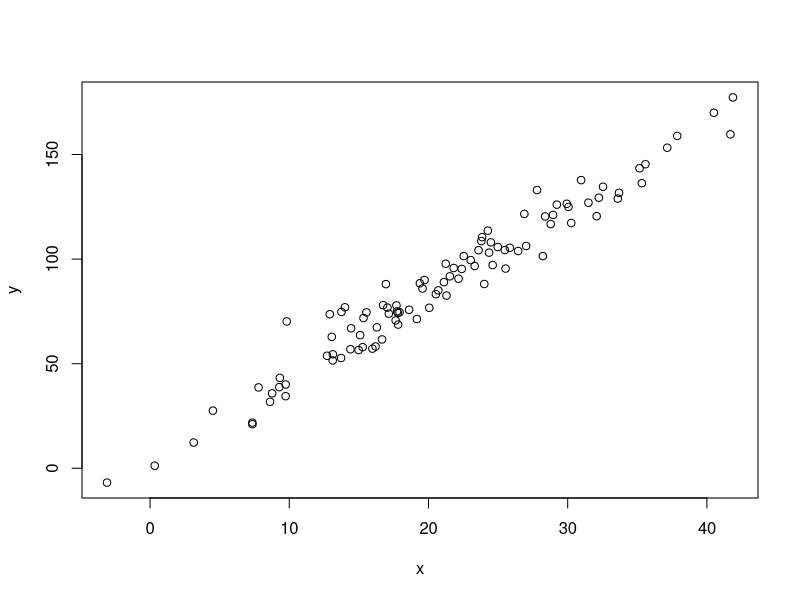
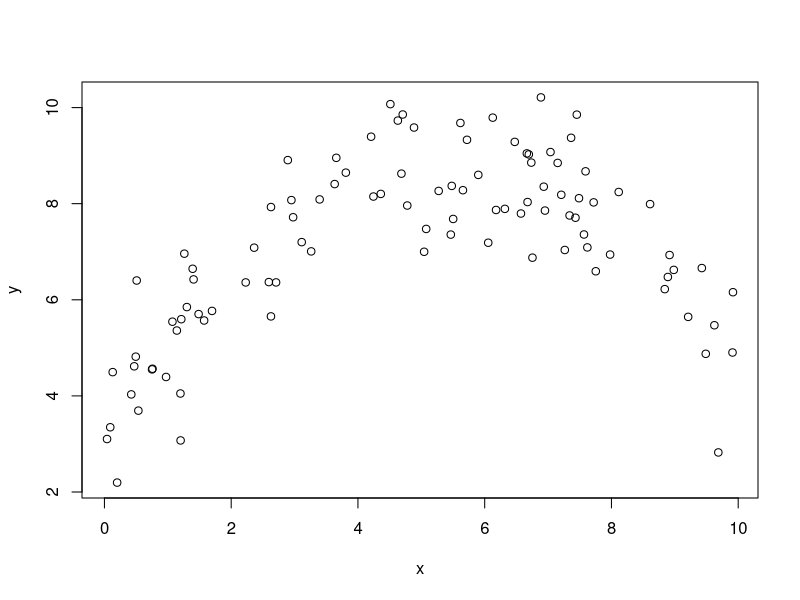
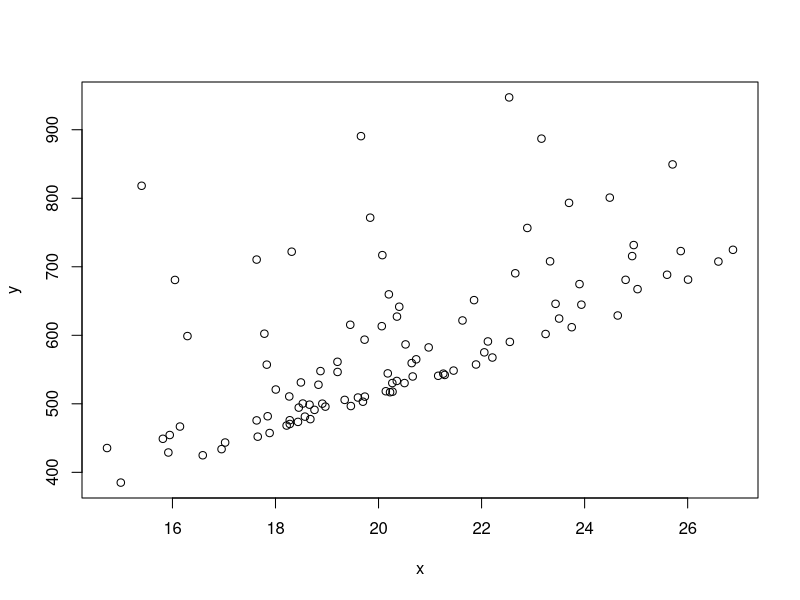
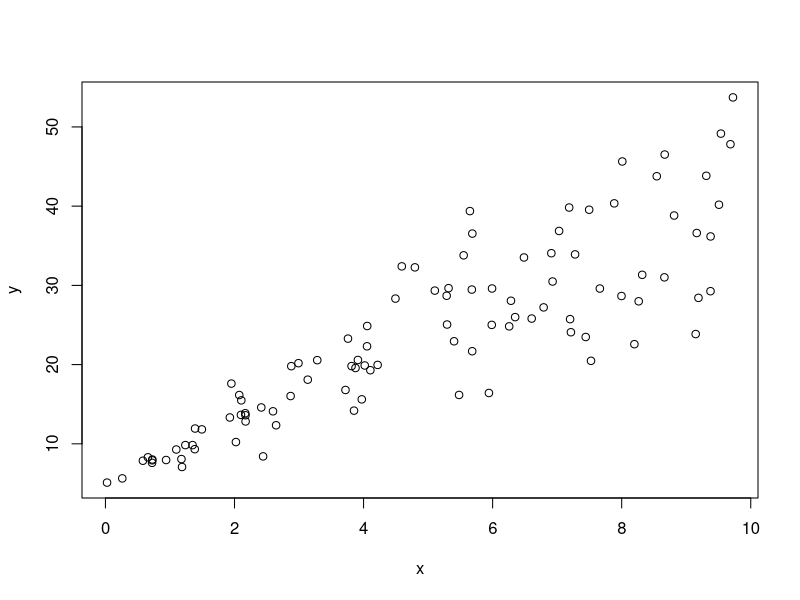
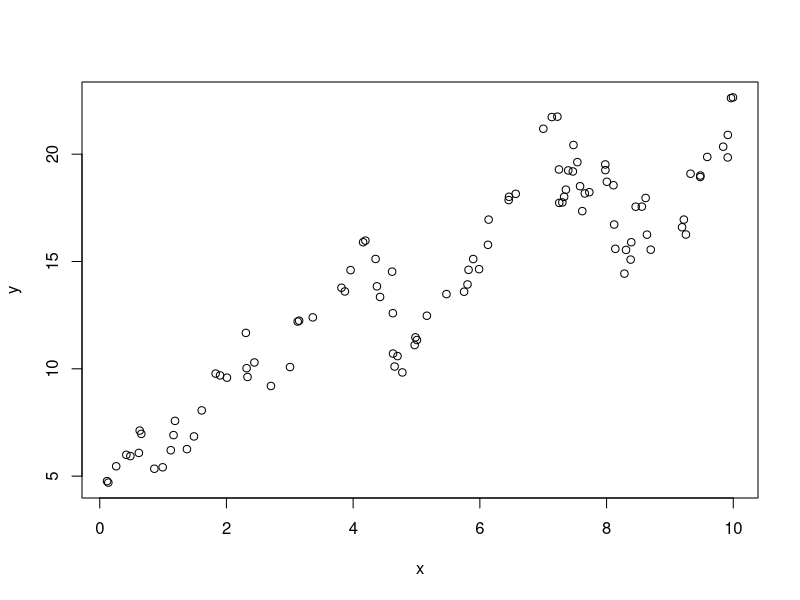
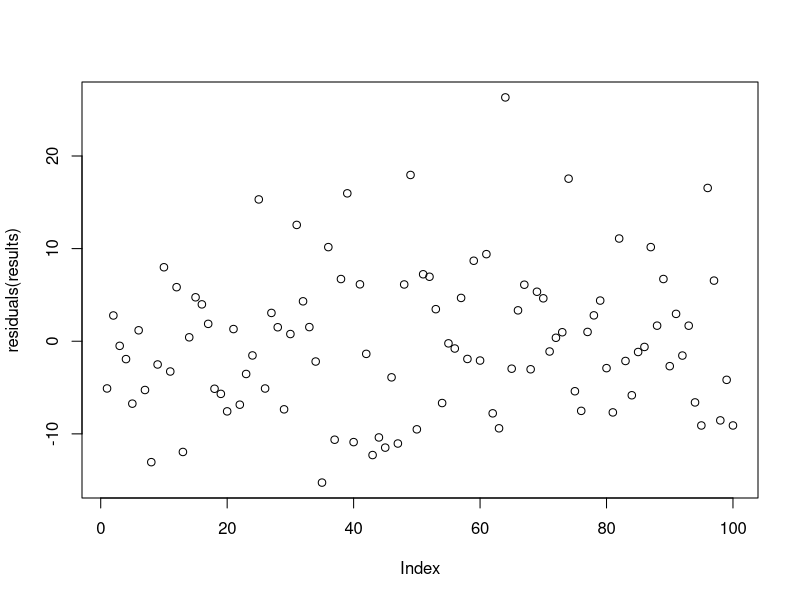
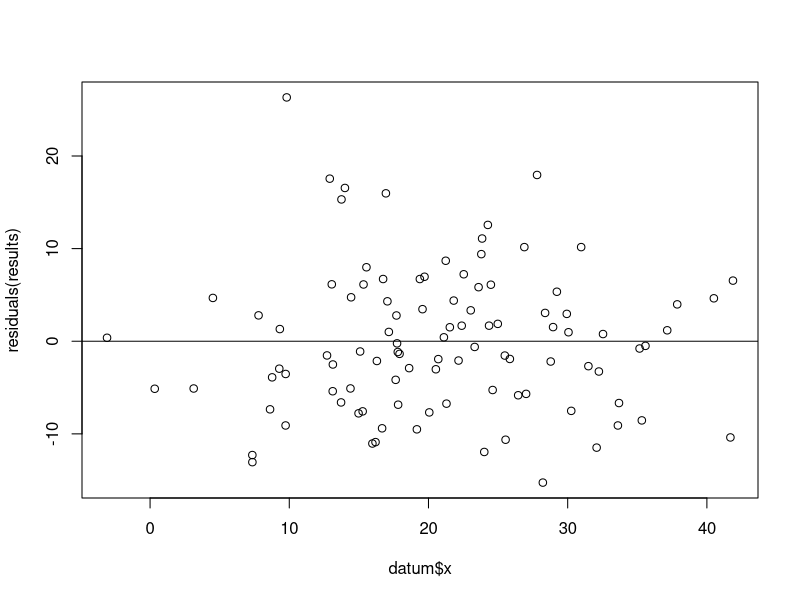
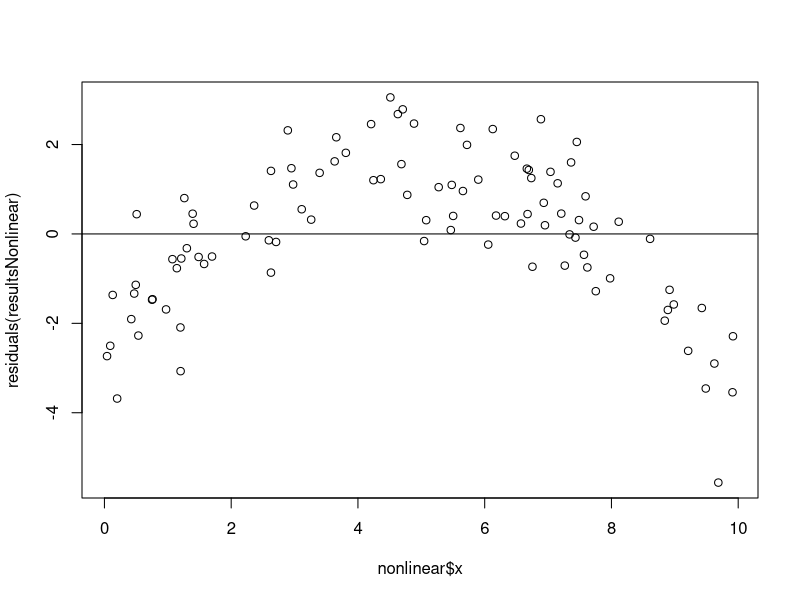

These charts were generated, in order, by the following R code: (Note: this script raises an error after producing the figures.)

#  NRES 710, Linear Regression (3)
#     University of Nevada, Reno
#     Assumptions of linear regression   

# Clear the memory
rm(list=ls())

# Load the data
datum <- read.csv("lecture_5_good_data.csv")
nonlinear <- read.csv("lecture_5_nonlinear_data.csv")
norm <- read.csv("lecture_5_nonnormal_data.csv")
hetero <- read.csv("lecture_5_heteroscedastic_data.csv")
auto <- read.csv("lecture_5_autocorrelated_data.csv")

# Plot the good data
plot(y ~ x, data = datum)

# Plot the nonlinear data
plot(y ~ x, data = nonlinear)

# Plot the nonnormal data
plot(y ~ x, data = norm)

# Plot the data
plot(y ~ x, data = hetero)

# Plot the autocorrelated data
plot(y ~ x, data = auto)

# Fit linear regression models to the five datasets
results <- lm(y ~ x, data = datum)
resultsNonlinear <- lm(y ~ x, data = nonlinear)
resultsNorm <- lm(y ~ x, data = norm)
resultsHetero <- lm(y ~ x, data = hetero)
resultsAuto <- lm(y ~ x, data = auto)

# Examine the residuals (just the first ~20)
residuals(results)[1:20]

# Mean of the error
mean(residuals(results))

# Standard deviation of the error
sd(residuals(results))

# This number is similar to the 'Residual standard error' from our lm() summary
summary(results)

# Simple way
plot(residuals(results))

# Correct way to examine residuals plot
plot(residuals(results) ~ datum$x)

# Add a horizontal line at y = 0
abline(a = 0, b = 0)

# Correct way to examine residuals plot
plot(residuals(resultsNonlinear) ~ nonlinear$x)

# Add a horizontal line at y = 0
abline(a = 0, b = 0)

# Correct way to examine residuals plot
plot(residuals(resultsNorm) ~ norm$x)

# Add a horizontal line at y = 0
abline(a = 0, b = 0)

# Correct way to examine residuals plot
plot(residuals(resultsHetero) ~ hetero$x)

# Add a horizontal line at y = 0
abline(a = 0, b = 0)

# Correct way to examine residuals plot
plot(residuals(resultsAuto) ~ auto$x)

# Add a horizontal line at y = 0
abline(a = 0, b = 0)

# Histogram of residuals
hist(residuals(results))

# Histogram of residuals
hist(residuals(resultsNorm))

# Histogram of residuals
hist(residuals(resultsHetero))

# Make two graphs side-by-side
par(mfrow = c(1, 2))

# Default setting
hist(residuals(resultsHetero))

# Revisualizing with more breaks
hist(residuals(resultsHetero), breaks = 10)

# Autocorrelation function for normal data
acf(residuals(results)[order(datum$x)])

# Autocorrelation function for normal data
acf(residuals(resultsAuto)[order(auto$x)])

# Two graphs
par(mfrow=c(1,2))

# Recall the scatterplot for the nonlinear data
plot(y ~ x, data = nonlinear)

# Autocorrelation function with correct order
acf(residuals(resultsNonlinear)[order(nonlinear$x)])




########################## 'Truth' ############################ 
### Code for simulating data that were analyzed in this lecture

# Set the seed for reproducibility
set.seed(123)

## Simulate data with no assumption violations
n <- 100
x1 <- rnorm(n, mean = 20, sd = 10)
y1 <- 5 + 4 * x1 + rnorm(n, mean = 0, sd = 8)

# Create dataframe
datum <- data.frame(x = x1, y = y1)

# Save the CSV file
write.csv(datum, "lecture_5_good_data.csv")


## Simulate data with a violation of normality
n <- 100
x <- rnorm(n, mean = 20, sd = 3)
y <- 10 + 25 * x + rnorm(n, mean = 0, sd = 8)^2

# Create dataframe
datum <- data.frame(x = x, y = y)

# Save the CSV file
write.csv(datum, "lecture_5_nonnormal_data.csv")


## Simulate data with a violation of linearity
n <- 100
x <- runif(n, 0, 10)
#x <- sort(x)
y <- 3 + 2 * x - 0.18 * x^2 + rnorm(n, mean = 0, sd = 1)

# Create dataframe
datum <- data.frame(x = x, y = y)

# Save the CSV file
write.csv(datum, "lecture_5_nonlinear_data.csv")


## Simulate data that are heteroscedastic
n <- 100
x1 <- runif(n, 0, 10)
y1 <- 5 + 4 * x1 + rnorm(n, mean = 0, sd = 1 * x1)

# Create dataframe
datum <- data.frame(x = x1, y = y1)

# Save the CSV file
write.csv(datum, "lecture_5_heteroscedastic_data.csv")


## Simulate data that are autocorrelated
n <- 100
x1 <- runif(n, 0, 10)

# Sort x1 from low to high
x1 <- sort(x1)

# Simulate error for each value using the mean of the previous value
error <- matrix(NA, length(x1), 1)
error[1,1] <- rnorm(1, mean = 0, sd = 1)
for (i in 2:length(x1)){
  error[i,1] <- rnorm(1, mean = error[i-1, 1], sd = 1)
}

# Create y values
y1 <- 3 + 2 * x1 + error

# Create dataframe
datum <- data.frame(x = x1, error = error, y = y1)

# Save the CSV file
write.csv(datum, "lecture_5_autocorrelated_data.csv")
